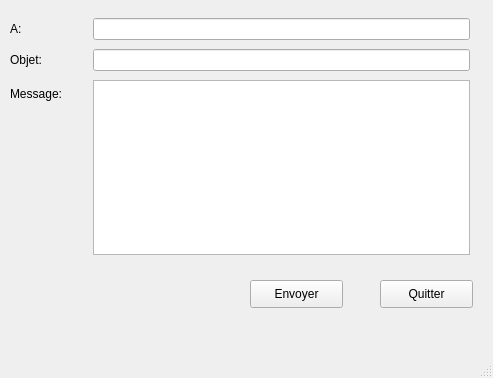
<?xml version="1.0" encoding="UTF-8"?>
<ui version="4.0">
 <class>Mail</class>
 <widget class="QMainWindow" name="Mail">
  <property name="geometry">
   <rect>
    <x>0</x>
    <y>0</y>
    <width>493</width>
    <height>378</height>
   </rect>
  </property>
  <property name="windowTitle">
   <string>MainWindow</string>
  </property>
  <widget class="QWidget" name="centralwidget">
   <widget class="QLineEdit" name="subject">
    <property name="geometry">
     <rect>
      <x>93</x>
      <y>49</y>
      <width>377</width>
      <height>22</height>
     </rect>
    </property>
   </widget>
   <widget class="QLabel" name="label_7">
    <property name="geometry">
     <rect>
      <x>10</x>
      <y>80</y>
      <width>55</width>
      <height>28</height>
     </rect>
    </property>
    <property name="text">
     <string>Message:</string>
    </property>
   </widget>
   <widget class="QPlainTextEdit" name="msg">
    <property name="geometry">
     <rect>
      <x>93</x>
      <y>80</y>
      <width>377</width>
      <height>175</height>
     </rect>
    </property>
   </widget>
   <widget class="QLabel" name="label_6">
    <property name="geometry">
     <rect>
      <x>10</x>
      <y>49</y>
      <width>48</width>
      <height>22</height>
     </rect>
    </property>
    <property name="text">
     <string>Objet:</string>
    </property>
   </widget>
   <widget class="QLineEdit" name="rcpt">
    <property name="geometry">
     <rect>
      <x>93</x>
      <y>18</y>
      <width>377</width>
      <height>22</height>
     </rect>
    </property>
   </widget>
   <widget class="QLabel" name="label_5">
    <property name="geometry">
     <rect>
      <x>10</x>
      <y>18</y>
      <width>69</width>
      <height>22</height>
     </rect>
    </property>
    <property name="text">
     <string>A:</string>
    </property>
   </widget>
   <widget class="QPushButton" name="sendBtn">
    <property name="geometry">
     <rect>
      <x>250</x>
      <y>280</y>
      <width>93</width>
      <height>28</height>
     </rect>
    </property>
    <property name="text">
     <string>Envoyer</string>
    </property>
   </widget>
   <widget class="QPushButton" name="exitBtn">
    <property name="geometry">
     <rect>
      <x>380</x>
      <y>280</y>
      <width>93</width>
      <height>28</height>
     </rect>
    </property>
    <property name="text">
     <string>Quitter</string>
    </property>
   </widget>
  </widget>
  <widget class="QMenuBar" name="menubar">
   <property name="geometry">
    <rect>
     <x>0</x>
     <y>0</y>
     <width>493</width>
     <height>26</height>
    </rect>
   </property>
  </widget>
  <widget class="QStatusBar" name="statusbar"/>
 </widget>
 <resources/>
 <connections/>
</ui>
